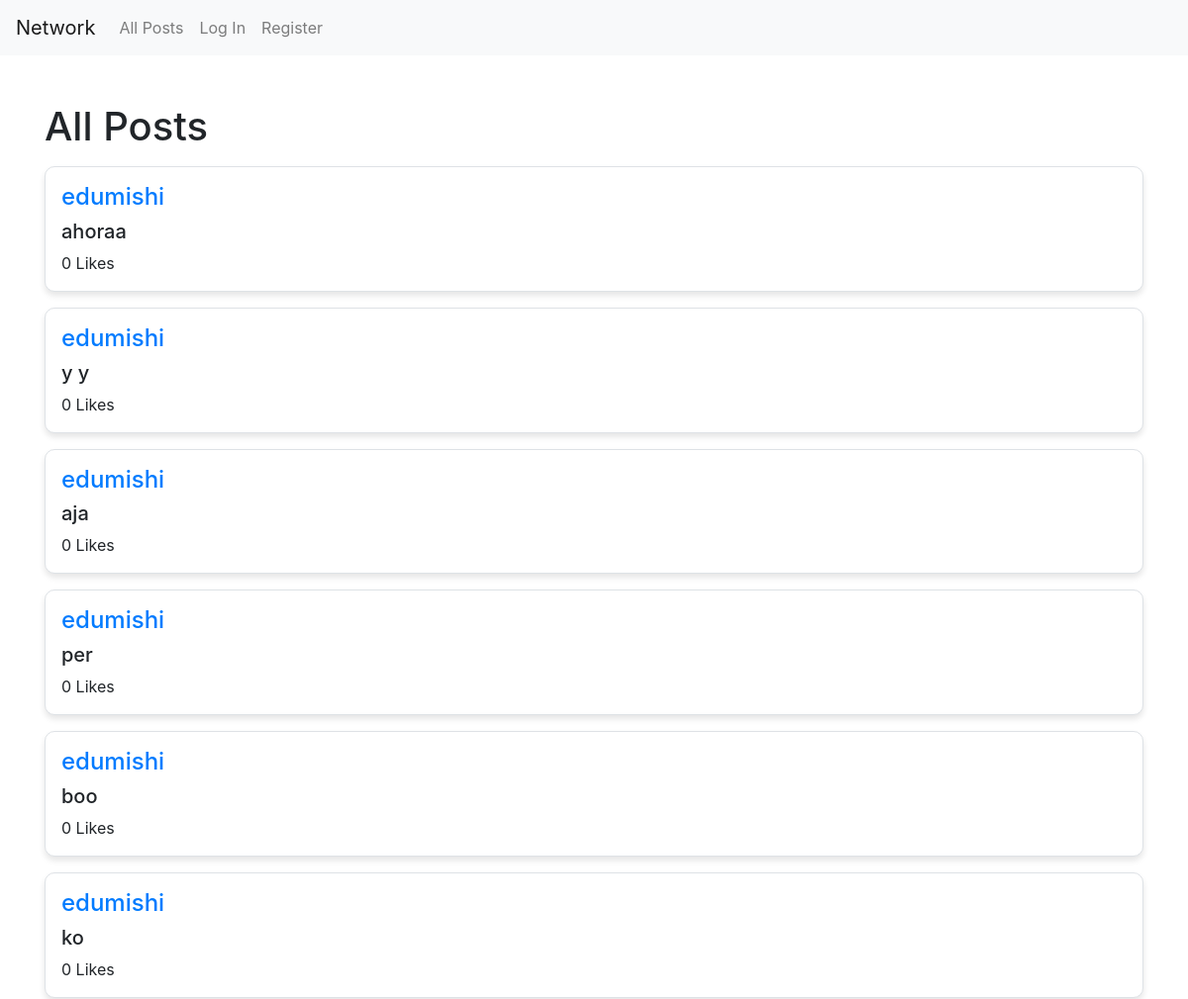
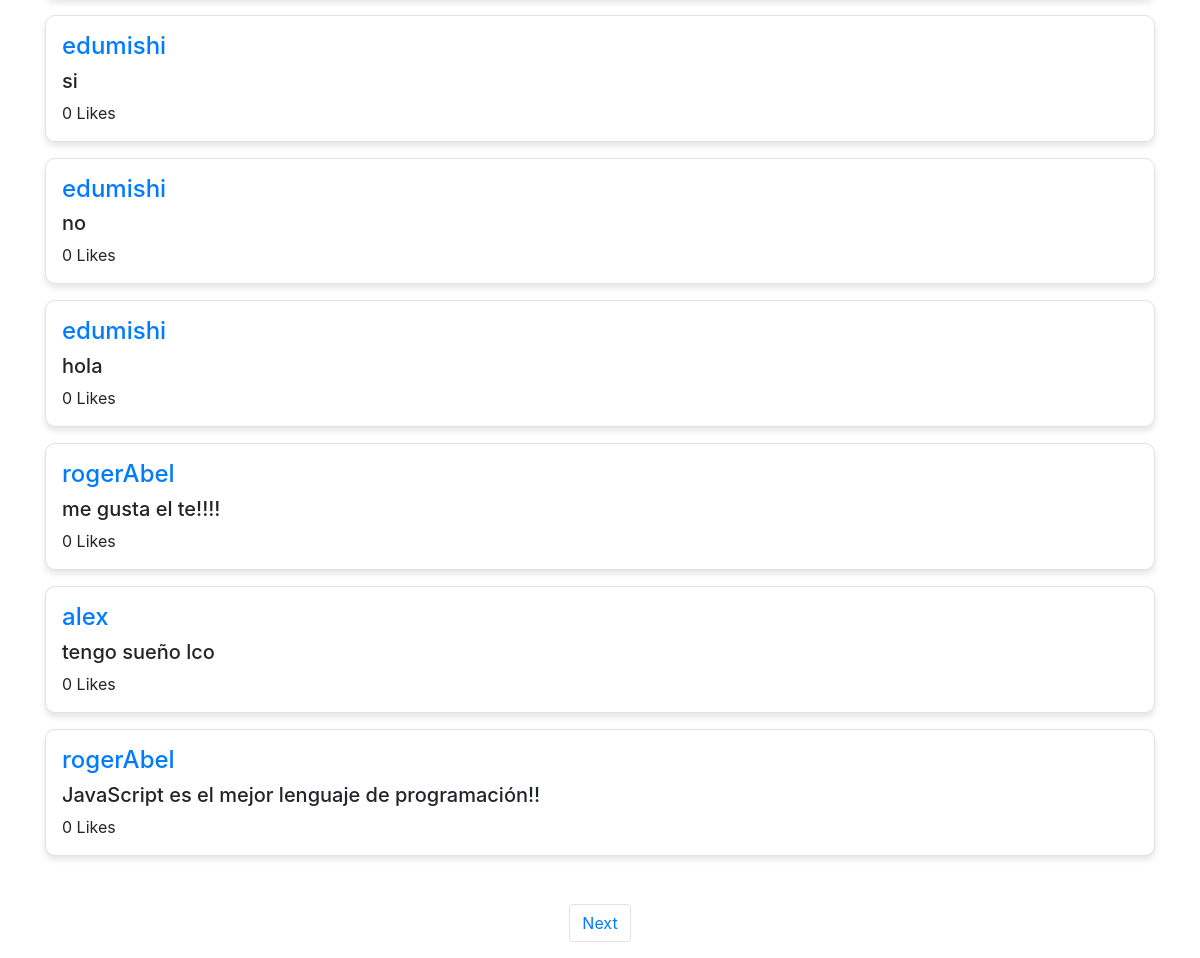
Before: / with the older database file (2 pictures, top to bottom).
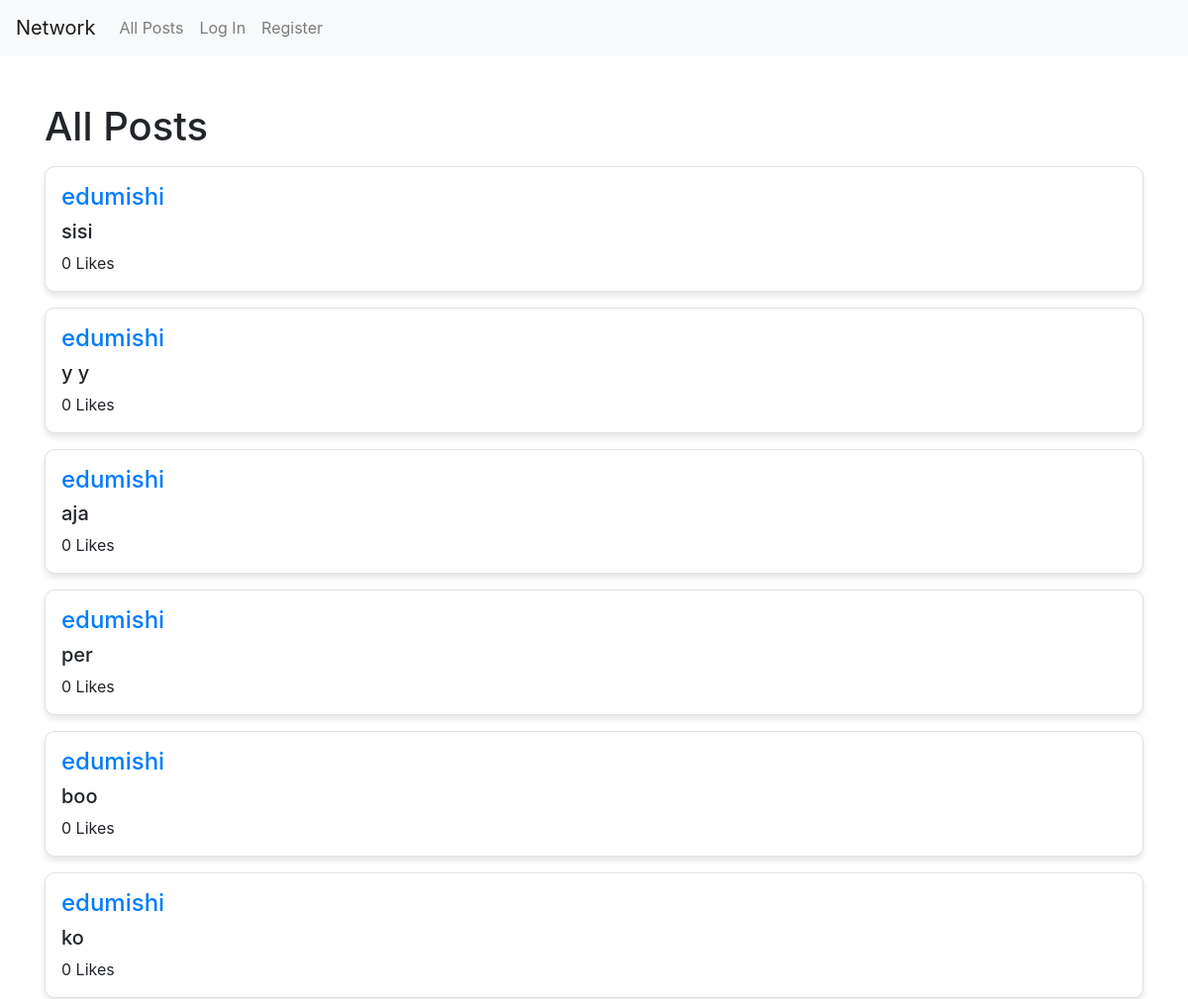
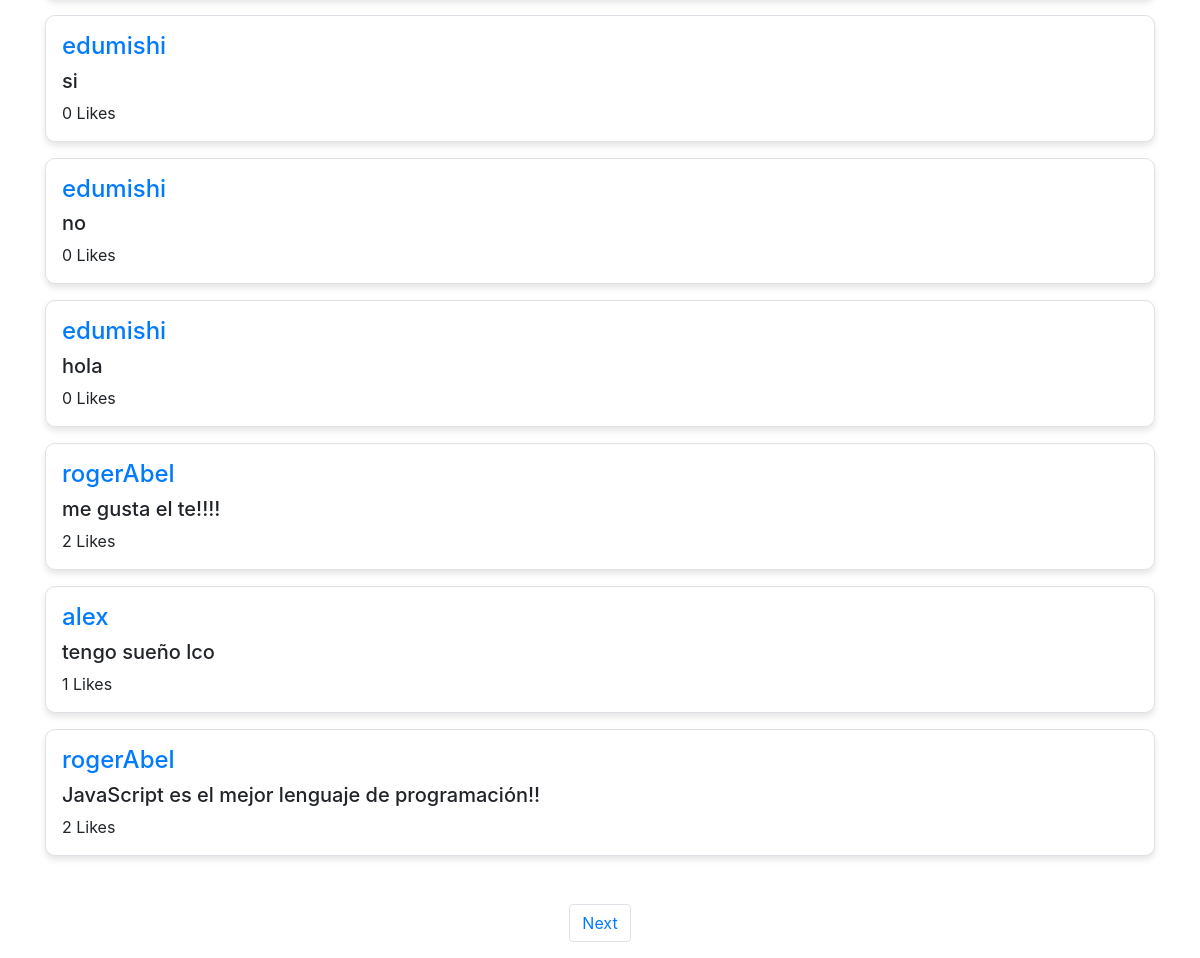
After: the same page with the newer database file (2 pictures, top to bottom).
### network/models.py (models this page shows, shortened)
class Post(models.Model):
    user = models.ForeignKey("User", on_delete=models.CASCADE, related_name="user_author")
    timestamp = models.DateTimeField(auto_now_add=True)
    content = models.CharField(max_length=255)
    likes = models.ManyToManyField("User", related_name="liked_posts", blank=True)

class User(AbstractUser):
    pass

### network/views.py (the view)
# urls.py: path("", views.index, name="index"),
def index(request):
    allposts = Post.objects.all().order_by('-id')
    paginator = Paginator(allposts, 10)
    page_number = request.GET.get('page')
    postsPage = paginator.get_page(page_number)
    liked_dict = {}
    if request.user.is_authenticated:
        likes = Like.objects.filter(user=request.user)
        liked_dict = {like.post.id: True for like in likes}
    post_with_likes = []
    for post in allposts:
        like_count = post.likes.count()
        post_with_likes.append({'post':post, 'likes': like_count})
    print(f"Esto es: {liked_dict}")
    return render(request, "network/index.html", {
        "postsPage": postsPage,
        "liked": liked_dict,
        "posts": post_with_likes
    })

### network/templates/network/index.html (shortened to what this page needs)
{% extends "network/layout.html" %} {% block body %}
<div class="container mt-5">
  <h1 class="mt-5">All Posts</h1>
  <div class="mt-3">
    {% for post in posts %}
    <div class="post border p-3 mb-3">
      <h4>
        <a href="{% url 'profile' user_id=post.post.user.id %}"
          >{{ post.post.user }}</a
        >
      </h4>
      <h5 class="content" id="content_{{ post.id }}">
        {{ post.post.content }}
      </h5>
      <div>
        <span id="like-count-{{ post.post.id }}">{{ post.likes }}</span> Likes
      </div>
    </div>
    {% endfor %}
  </div>
  <nav aria-label="Page navigation example">
    <ul class="pagination justify-content-center mt-5">
       {% if postsPage.has_next %}
      <li class="page-item">
        <a class="page-link" href="?page={{ postsPage.next_page_number }}"
          >Next</a
        >
      </li>
      {% endif %}
    </ul>
  </nav>
</div>
{% endblock %}

### network/templates/network/layout.html (shortened to what this page needs)
{% load static %}
<!DOCTYPE html>
<html lang="en">
    <head>
        <link rel="stylesheet" href="https://stackpath.bootstrapcdn.com/bootstrap/4.4.1/css/bootstrap.min.css">
        <link href="{% static 'netw/styles.css' %}" rel="stylesheet">
    </head>
    <body>
        <nav class="navbar navbar-expand-lg navbar-light bg-light">
            <a class="navbar-brand" href="#">Network</a>
            <div>
            <ul class="navbar-nav mr-auto">
                <li class="nav-item">
                <a class="nav-link" href="{% url 'index' %}">All Posts</a>
                </li>
                {% if user.is_authenticated %}
                    <li class="nav-item">
                        <a class="nav-link" href="{% url 'following' %}">Following</a>
                    </li>
                    <li class="nav-item">
                        <a class="nav-link" href="{% url 'logout' %}">Log Out</a>
                    </li>
                {% else %}
                    <li class="nav-item">
                        <a class="nav-link" href="{% url 'login' %}">Log In</a>
                    </li>
                    <li class="nav-item">
                        <a class="nav-link" href="{% url 'register' %}">Register</a>
                    </li>
                {% endif %}
            </ul>
            </div>
        </nav>
        <div class="body">
            {% block body %}
            {% endblock %}
        </div>
    </body>
</html>

### network/static/netw/styles.css (style rules this page uses)
.post { border: 1px solid grey; padding-block: 20px; padding-inline: 20px; margin 20px; }

### network/templates/network/index.html (style rules this page uses)
.post { background-color: #fff; padding: 20px; border-radius: 10px; box-shadow: 0 4px 6px rgba(0, 0, 0, 0.1); }

Changed rows visible on the page:
changed Post: post.content "ahoraa" → "sisi"
computed for Post "me gusta el te!!!!": likes "0" → "2"
computed for Post "tengo sueño lco": likes "0" → "1"
changed Post "JavaScript es el mejor lenguaje de programación!!": likes "0" → "2"
